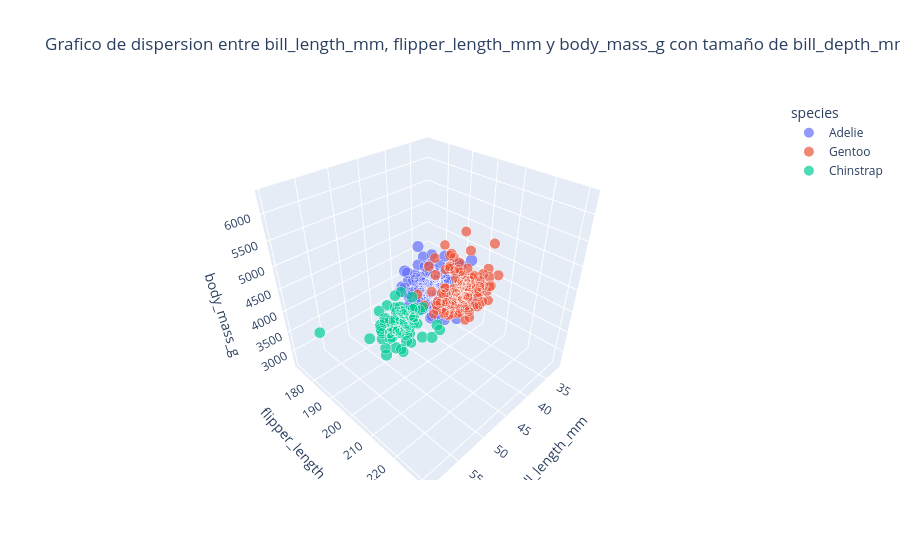

Write notebook code for a chart like this one.
### Code cell
# Grafico dinamico multiple
px.scatter_3d(data_mod, x='bill_length_mm', y='flipper_length_mm', z='body_mass_g', size='bill_depth_mm', color='species', title='Grafico de dispersion entre bill_length_mm, flipper_length_mm y body_mass_g con tamaño de bill_depth_mm y color por especie ')
